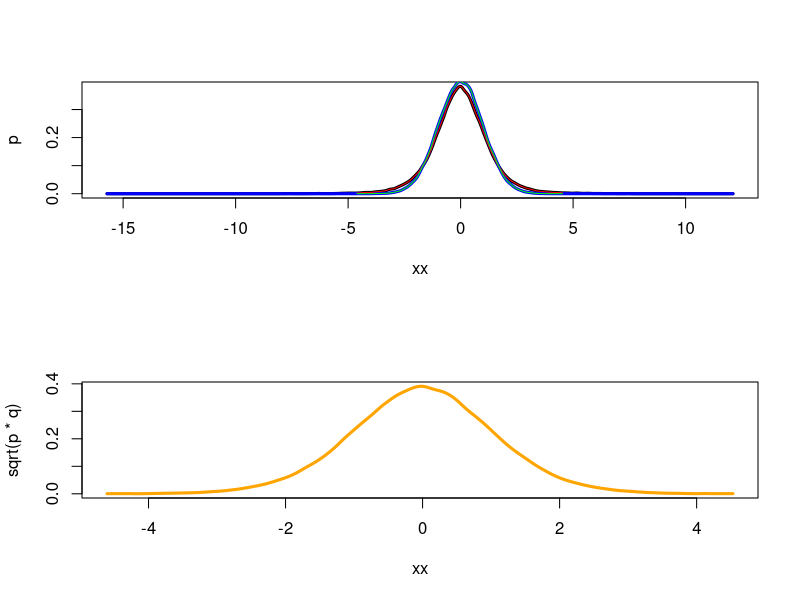

Recreate this plot in R.
bhatta.dist = function(x, y, ...){
    # Bhattacharyya distance for two continuous random variables x and y
    left = max(min(x), min(y))
    right = min(max(x), max(y))

    if (left > right)
        return (Inf)

    dx = density(x, from = left, to = right, ...)
    dy = density(y, from = left, to = right, ...)

    xx = dx$x
    p = dx$y
    q = dy$y

    BC = sum(mean(diff(xx)) * sqrt(p*q))
    BC = ifelse(BC < 0, 0, BC)
    BC = ifelse(BC >= 1, 1, BC)

    DB = -log(BC)
    
    return (DB)
    }


mu1 = 0
sig1 = 5
mu2 = 0
sig2 = 1

BC.true = sqrt(2*sig1*sig2/(sig1^2+sig2^2))*exp(-(sig1^2+sig2^2)/(4*sig1^2*sig2^2)*( (mu1^2*sig2^2+mu2^2*sig1^2)/(sig1^2+sig2^2) - ( (mu1*sig2^2+mu2*sig1^2)/(sig1^2+sig2^2) )^2))
DB.true = -log(BC.true)

m = 4096
n = 100000

x = rnorm(n, mu1, sig1)
y = rnorm(n, mu2, sig2)

 x = rt(n, sig1)
#y = rt(n, sig2)

#x = (-log(runif(n)))^(-1/4)
#y = 1+(-log(runif(n)))^(-1/8)

dx = density(x, from = min(x, y), to = max(x, y), n = m)
dy = density(y, from = min(x, y), to = max(x, y), n = m)

xx = dx$x
p = dx$y
q = dy$y

par(mfrow = c(2,1))
plot(xx, p, type = 'l', lwd = 3)
lines(xx, q, col = 'blue', lwd = 3)

BC1 =      sum(mean(diff(xx)) * sqrt(p*q))
DB1 =  -log(sum(mean(diff(xx)) * sqrt(p*q)))

dx = density(x, from = max(min(x), min(y)), to = min(max(x), max(y)), n = m)
dy = density(y, from = max(min(x), min(y)), to = min(max(x), max(y)), n = m)

xx = dx$x
p = dx$y
q = dy$y

lines(xx, p, col = 'red')
lines(xx, q, col = 'green')

plot(xx, sqrt(p*q), type = 'l', col = 'orange', lwd= 3)

DB2 = bhatta.dist(x, y, n = m)
BC2 = exp(-DB2)


### Monte Carlo
BC3 = mean(sqrt(dnorm(y, mu1, sig1) / dnorm(y, mu2, sig2)))
DB3 = -log(BC3)

BC4 = mean(sqrt(dnorm(x, mu2, sig2) / dnorm(x, mu1, sig1)))
DB4 = -log(BC4)

BC5 = mean(sqrt(dnorm(y, mean(x), sd(x)) / dnorm(y, mean(y), sd(y))))
DB5 = -log(BC5)

BC6 = mean(sqrt(dnorm(x, mean(y), sd(y)) / dnorm(x, mean(x), sd(x))))
DB6 = -log(BC6)

abs(cbind("BC"=c(BC1, BC2, BC3, BC4, BC5, BC6)-BC.true, "DB"=c(DB1, DB2, DB3, DB4, DB5, DB6)-DB.true))
cbind("BC"=c(BC1, BC2, BC3, BC4, BC5, BC6, BC.true), "DB"=c(DB1, DB2, DB3, DB4, DB5, DB6, DB.true))
